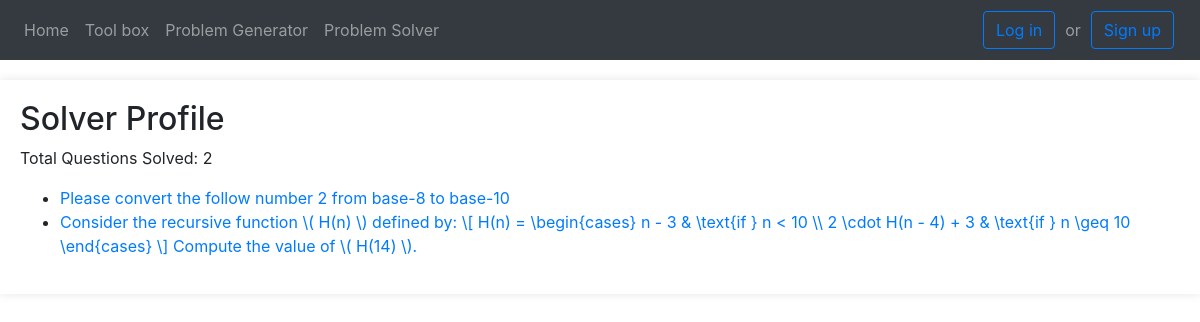
/accounts/profile/users/cz520/solver_profile, run on an earlier commit of the app's database.
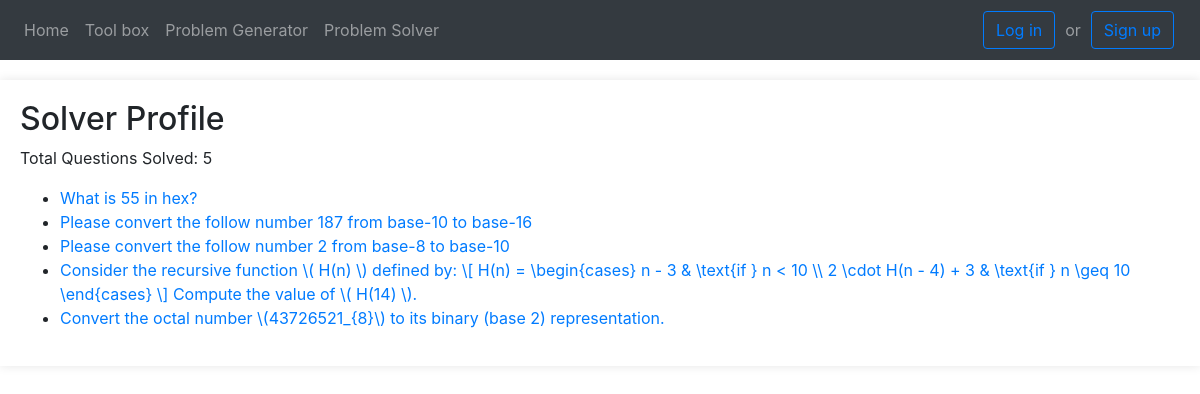
And on a later commit of the database.
### number_system/models.py (models this page shows, shortened)
class SolverProfile(models.Model):
    user = models.OneToOneField(User, on_delete=models.CASCADE)
    questions_solved = models.ManyToManyField(Question, blank=True)
    @property
    def number_of_questions_solved(self):
        return self.questions_solved.count()

### api/models.py (models this page shows, shortened)
class Question(models.Model):
    TYPE_CHOICES = (
        ("Computer_Number_Systems", "Computer Number Systems"),
        ("Recursive_Functions", "Recursive Functions"),
        ("What_Does_This_Program_Do", "What Does This Program Do?"),
        ("Prefix_Infix_Postfix_Notation", "Prefix/Infix/Postfix Notation"),
        ("Bit-String_Flicking", "Bit-String Flicking"),
        ("LISP", "LISP"),
        ("Boolean_Algebra", "Boolean Algebra"),
        ("Data_Structures", "Data Structures"),
        ("Regular_Expressions", "Regular Expressions"),
        ("Graph_Theory", "Graph Theory"),
        ("Digital_Electronics", "Digital Electronics"),
        ("Assembly_Language", "Assembly Language"),
    )
    question = models.TextField(max_length=10000)
    type = models.CharField(max_length=30, choices=TYPE_CHOICES, null=False)
    is_multiple_choice = models.BooleanField(default=False)
    steps = models.TextField(max_length=10000, null=True, blank=True)
    answer = models.CharField(max_length=255)
    likes = models.IntegerField(blank=False, null=False, default=0)
    difficulty = models.IntegerField(blank=False, null=False, default=1)
    num_choices = models.PositiveIntegerField(null=True, blank=True)
    choices = models.JSONField(null=True, blank=True)

### number_system/view/user_views.py (the view)
# urls.py: path('accounts/profile/users/<str:username>/solver_profile', user_views.view_user_solver_profile,
def view_user_solver_profile(request, username):
    user = User.objects.get(username=username)
    solver_profile = SolverProfile.objects.get(user=user)
    return render(request, 'pages/user/solver_profile.html', {'solver_profile': solver_profile, 'user': user})

### templates/pages/user/solver_profile.html (shortened to what this page needs)
{% extends 'base.html' %}
{% load static %}
{% block content %}
    <div class="solver-info">
        <h2>Solver Profile</h2>
        <p>Total Questions Solved: <span id="total-solved">{{ solver_profile.number_of_questions_solved }}</span></p>
        <div class="solved-questions">
            <ul id="questions-list">
                {% for question in solver_profile.questions_solved.all %}
                    <li><a href="{% url 'view_question' question.id %}">{{ question.question }}</a></li>
                {% endfor %}
            </ul>
        </div>
  </div>
{% endblock %}

What changed in the data, as far as the page shows it:
computed for SolverProfile: number_of_questions_solved "2" → "5"
now on this page (row unchanged): Question: question "What is 55 in hex?"
now on this page (row edited): Question: question "Please convert the follow number 187 from base-10 to base-16"
now on this page (row edited): Question: question "Convert the octal number \\(43726521_{8}\\) to its binary (base 2) representation."
